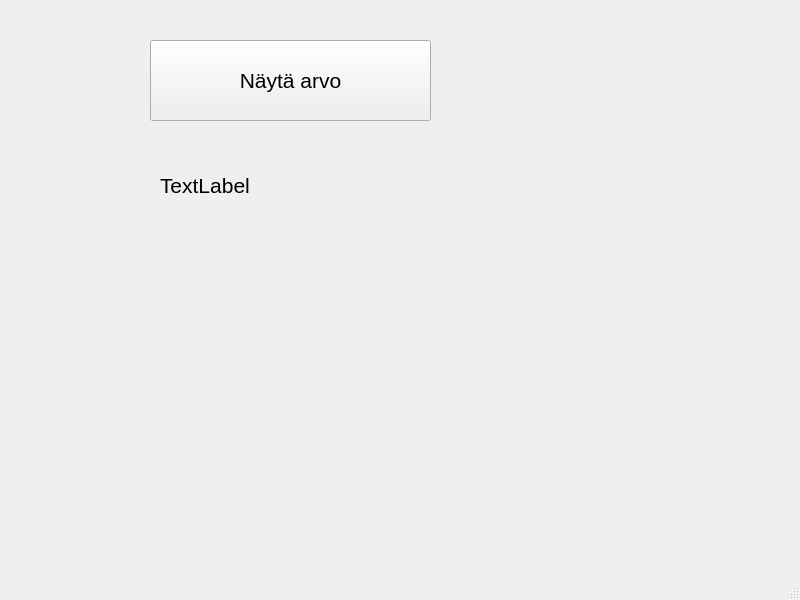
<?xml version="1.0" encoding="UTF-8"?>
<ui version="4.0">
 <class>MainWindow</class>
 <widget class="QMainWindow" name="MainWindow">
  <property name="geometry">
   <rect>
    <x>0</x>
    <y>0</y>
    <width>800</width>
    <height>600</height>
   </rect>
  </property>
  <property name="windowTitle">
   <string>MainWindow</string>
  </property>
  <widget class="QWidget" name="centralwidget">
   <widget class="QPushButton" name="btnGetValue">
    <property name="geometry">
     <rect>
      <x>150</x>
      <y>40</y>
      <width>281</width>
      <height>81</height>
     </rect>
    </property>
    <property name="font">
     <font>
      <pointsize>16</pointsize>
     </font>
    </property>
    <property name="text">
     <string>Näytä arvo</string>
    </property>
   </widget>
   <widget class="QLabel" name="labelInfo">
    <property name="geometry">
     <rect>
      <x>160</x>
      <y>160</y>
      <width>281</width>
      <height>51</height>
     </rect>
    </property>
    <property name="font">
     <font>
      <pointsize>16</pointsize>
     </font>
    </property>
    <property name="text">
     <string>TextLabel</string>
    </property>
   </widget>
  </widget>
  <widget class="QMenuBar" name="menubar">
   <property name="geometry">
    <rect>
     <x>0</x>
     <y>0</y>
     <width>800</width>
     <height>22</height>
    </rect>
   </property>
  </widget>
  <widget class="QStatusBar" name="statusbar"/>
 </widget>
 <resources/>
 <connections/>
</ui>
